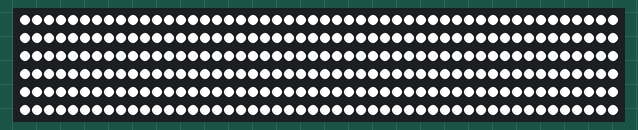
A sketch run on a simulated Arduino Uno, built with avr-gcc and run on an emulated ATmega328P. On the bench: 300 RGB LEDs in strip order, left to right, continuing on the next row.

Above: at 0.03 s.

The sketch:

strobe.ino
```cpp
#include <FastLED.h>

#define LED_TYPE    WS2812B
#define COLOR_ORDER GRB
#define NUM_LEDS    300
#define DATA_PIN    3
#define BRIGHTNESS  255

// Define the array of leds
CRGB leds[NUM_LEDS];

void setup() {
    FastLED.addLeds<LED_TYPE, DATA_PIN, COLOR_ORDER>(leds, NUM_LEDS);
}

void loop() {
  // Slower:
  // Strobe(0xff, 0x77, 0x00, 10, 100, 1000);
  // Fast:
  Strobe(0xff, 0xff, 0xff, 10, 50, 1000);
}

void showStrip() {
 #ifdef ADAFRUIT_NEOPIXEL_H
   // NeoPixel
   strip.show();
 #endif
 #ifndef ADAFRUIT_NEOPIXEL_H
   // FastLED
   FastLED.show();
 #endif
}

void setPixel(int Pixel, byte red, byte green, byte blue) {
 #ifdef ADAFRUIT_NEOPIXEL_H
   // NeoPixel
   strip.setPixelColor(Pixel, strip.Color(red, green, blue));
 #endif
 #ifndef ADAFRUIT_NEOPIXEL_H
   // FastLED
   leds[Pixel].r = red;
   leds[Pixel].g = green;
   leds[Pixel].b = blue;
 #endif
}

void setAll(byte red, byte green, byte blue) {
  for(int i = 0; i < NUM_LEDS; i++ ) {
    setPixel(i, red, green, blue);
  }
  showStrip();
}

void Strobe(byte red, byte green, byte blue, int StrobeCount, int FlashDelay, int EndPause){
  for(int j = 0; j < StrobeCount; j++) {
    setAll(red,green,blue);
    showStrip();
    delay(FlashDelay);
    setAll(0,0,0);
    showStrip();
    delay(FlashDelay);
  }

 delay(EndPause);
}
```
